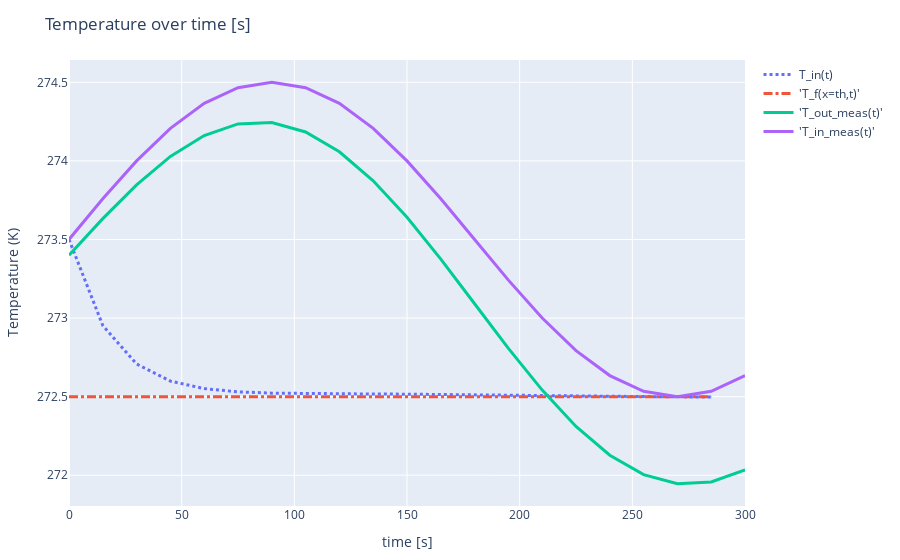

Write notebook code for a chart like this one.
### Code cell
labels = ["T_in(t)","'T_f(x=th,t)'","'T_out_meas(t)'","'T_in_meas(t)'"];
vals = [T_in[1:end-1], T_f[end, 1:end-1], T_out_meas, T_in_meas]
linewidths = [3,3,3,3]
dashtypes = ["dot", "dashdot", "none", "none"]


traces = [PlotlyJS.scatter(x=vec(time_val),  y=val, mode="lines", name=label, line=attr(width=lw, dash=dt)) for (val,label, lw, dt) in zip(vals, labels, linewidths, dashtypes)];


p3 = PlotlyJS.plot(traces, Layout(;title="Temperature over time [s]", showlegend=true, xaxis_title=" time [s]", yaxis_title="Temperature (K)" ),  config=PlotConfig(scrollZoom=false));
p3

### Figure 1 — Plotly figure (JSON) as saved in the notebook; plotly's stock layout.template omitted (floating-point values rounded to 4 significant figures)
{"data": [{"line": {"dash": "dot", "width": 3}, "mode": "lines", "name": "T_in(t)", "type": "scatter", "x": [0, 15, 30, 45, 60, 75, 90, 105, 120, 135, 150, 165, 180, 195, 210, 225, 240, 255, 270, 285, 300], "y": [273.5, 273.0, 272.7, 272.6, 272.6, 272.5, 272.5, 272.5, 272.5, 272.5, 272.5, 272.5, 272.5, 272.5, 272.5, 272.5, 272.5, 272.5, 272.5, 272.5]}, {"line": {"dash": "dashdot", "width": 3}, "mode": "lines", "name": "'T_f(x=th,t)'", "type": "scatter", "x": [0, 15, 30, 45, 60, 75, 90, 105, 120, 135, 150, 165, 180, 195, 210, 225, 240, 255, 270, 285, 300], "y": [272.5, 272.5, 272.5, 272.5, 272.5, 272.5, 272.5, 272.5, 272.5, 272.5, 272.5, 272.5, 272.5, 272.5, 272.5, 272.5, 272.5, 272.5, 272.5, 272.5]}, {"line": {"dash": "none", "width": 3}, "mode": "lines", "name": "'T_out_meas(t)'", "type": "scatter", "x": [0, 15, 30, 45, 60, 75, 90, 105, 120, 135, 150, 165, 180, 195, 210, 225, 240, 255, 270, 285, 300], "y": [273.4, 273.6, 273.8, 274.0, 274.2, 274.2, 274.2, 274.2, 274.1, 273.9, 273.6, 273.4, 273.1, 272.8, 272.5, 272.3, 272.1, 272.0, 271.9, 272.0, 272.0]}, {"line": {"dash": "none", "width": 3}, "mode": "lines", "name": "'T_in_meas(t)'", "type": "scatter", "x": [0, 15, 30, 45, 60, 75, 90, 105, 120, 135, 150, 165, 180, 195, 210, 225, 240, 255, 270, 285, 300], "y": [273.5, 273.8, 274, 274.2, 274.4, 274.5, 274.5, 274.5, 274.4, 274.2, 274, 273.8, 273.5, 273.2, 273, 272.8, 272.6, 272.5, 272.5, 272.5, 272.6]}], "layout": {"margin": {"b": 50, "l": 50, "r": 50, "t": 60}, "showlegend": true, "title": "Temperature over time [s]", "xaxis": {"title": {"text": " time [s]"}}, "yaxis": {"title": {"text": "Temperature (K)"}}}}
